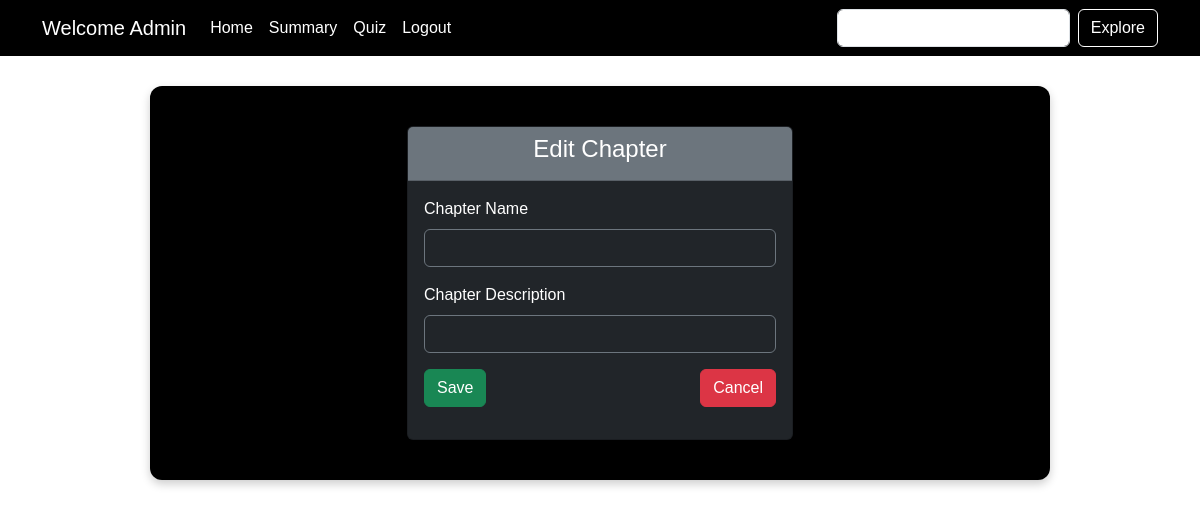
The app's page /edit_chapter/3/ILMA, older data.
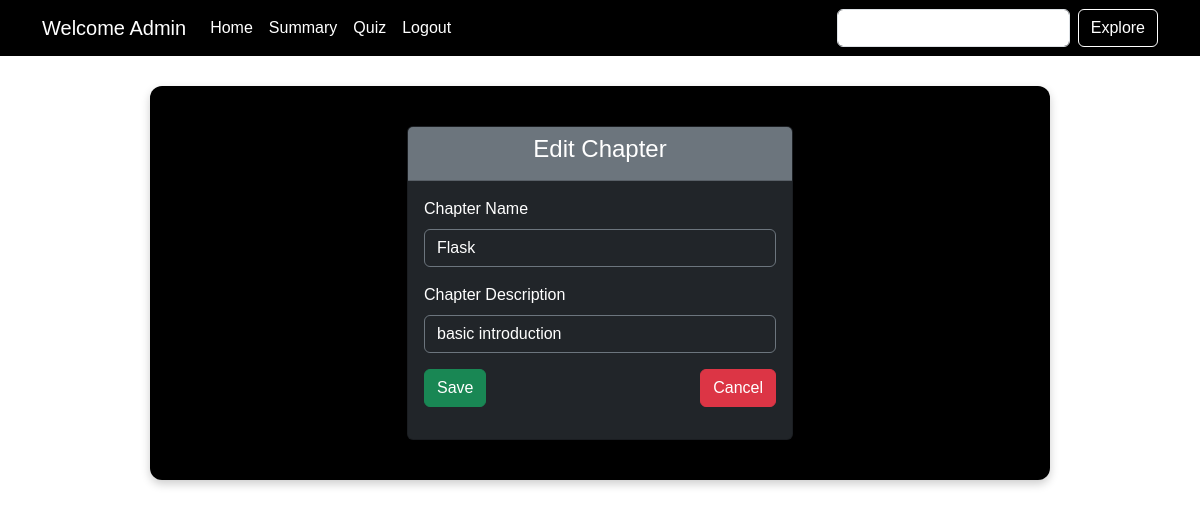
The same page, newer data.
### backend/models.py (models this page shows)
class Chapter(db.Model):
    __tablename__ = "chapters"
    id = db.Column(db.Integer, primary_key=True)
    subject_id = db.Column(db.Integer, db.ForeignKey("subjects.id"), nullable=False)  # Fixed FK
    chapter_name = db.Column(db.String(80), nullable=False)
    chapt_desc = db.Column(db.String(200))
    quizzes = db.relationship("Quiz", backref="chapters", lazy=True, cascade="all,delete")

### backend/controllers.py (the view)
@app.route('/edit_chapter/<id>/<name>', methods=['GET', 'POST'])
def edit_chapter(id, name):
    chapter = Chapter.query.get(id)
    if request.method == 'POST':
        chapter.chapter_name = request.form.get('chapter_name')
        chapter.chapt_desc = request.form.get('chapter_description')
        db.session.commit()
        return redirect(url_for('admin_dashboard', name=name))
    return render_template('edit_chapter.html', name=name, chapter=chapter)

### templates/edit_chapter.html (shortened to what this page needs)
{% extends "admin_layout.html" %}
{% block content %}
  <div class="container">
    <div class="row justify-content-center">
      <div class="col-md-6">
        <div class="card bg-dark text-white">
          <div class="card-header text-center bg-secondary">
            <h4>Edit Chapter</h4>
          </div>
          <div class="card-body">
            <form action="/edit_chapter/{{chapter.id}}/{{name}}" method="POST">
              <div class="mb-3">
                <label for="chapter_name" class="form-label">Chapter Name</label>
                <input type="text" class="form-control bg-dark text-white border-secondary placeholder-light"
                       name="chapter_name" id="chapter_name" value="{{chapter.chapter_name}}" required>
              </div>
              <div class="mb-3">
                <label for="chapter_description" class="form-label">Chapter Description</label>
                <input type="text" class="form-control bg-dark text-white border-secondary placeholder-light"
                       name="chapter_description" id="chapter_description" value="{{chapter.chapt_desc}}" required>
              </div>
              <div class="mb-3 d-flex justify-content-between">
                <button type="submit" class="btn btn-success">Save</button>
                <a href="/admin_dashboard/{{name}}" class="btn btn-danger">Cancel</a>
              </div>
            </form>
          </div>
        </div>
      </div>
    </div>
  </div>
{% endblock %}

Row changes from the older to the newer data that the page shows:
added Chapter: chapter_name "Flask", chapter_description "basic introduction"
